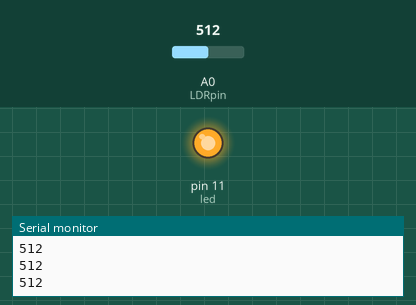
A sketch run on a simulated Arduino Uno, built with avr-gcc and run on an emulated ATmega328P. On the bench: output pins drawn as LEDs (lit = HIGH), the last lines printed to the serial monitor. Inputs (shaded band) come from the test bench; at power-on: A0 (LDRpin) = 512.

Above: at 1.2 s.
1.3 s: A0 (LDRpin) set to 107
2.8 s: A0 (LDRpin) set to 94
At 3.3 s:
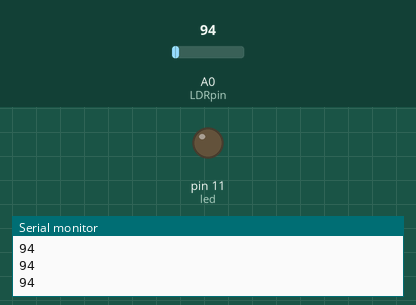
4.3 s: A0 (LDRpin) set to 110
At 5.5 s:
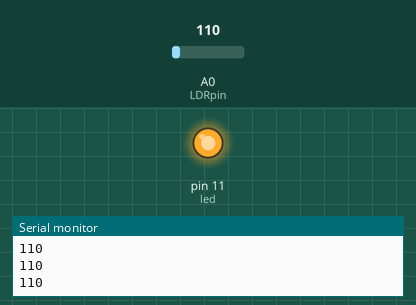
5.8 s: A0 (LDRpin) set to 90
At 6.8 s:
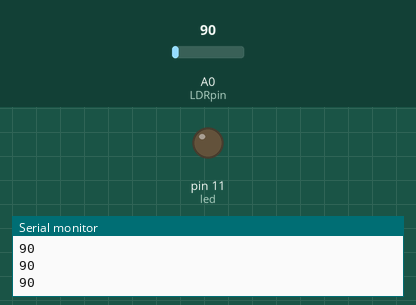
Timing chart, 0 to 8.3 s (numbered marks = the images above; inputs shaded):
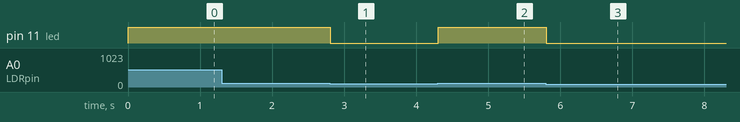

The sketch:

LDR.ino
```cpp
int led = 11;
int LDRpin = A0;
int LDRValue = 0;

void setup() {
  Serial.begin(9600);
  pinMode(led,OUTPUT);
}

void loop() {
  LDRValue = analogRead(LDRpin);
  Serial.println(LDRValue);
  if (LDRValue>100)
  {digitalWrite(led,HIGH);
  }
  else
  {
    digitalWrite(led,LOW);
  }
  }
```

Measured:
- the behaviour switches between 101 and 100 on A0 (LDRpin) (found by bisection; images 0 and 1)
- after the input at 2.8 s, pin 11 (led): HIGH → LOW at once
- after the input at 4.3 s, pin 11 (led): LOW → HIGH at once
- after the input at 5.8 s, pin 11 (led): HIGH → LOW at once
